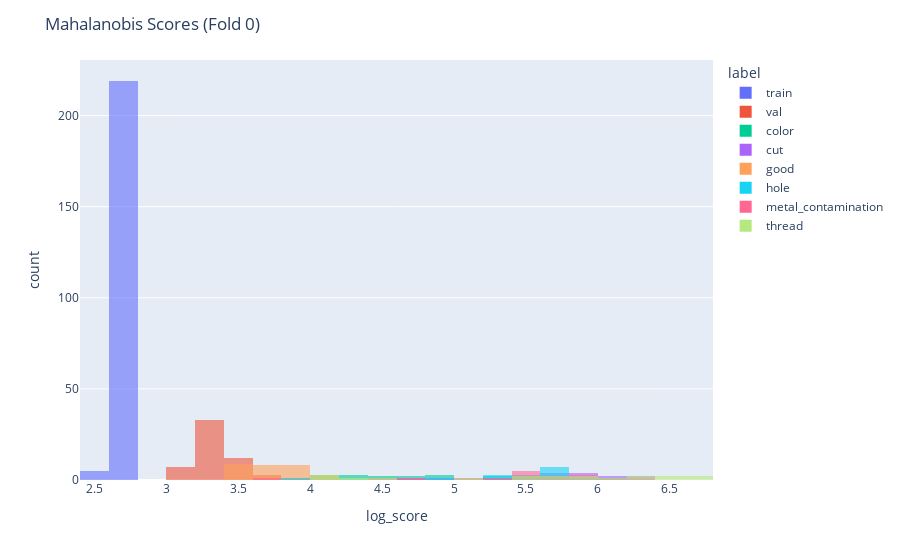
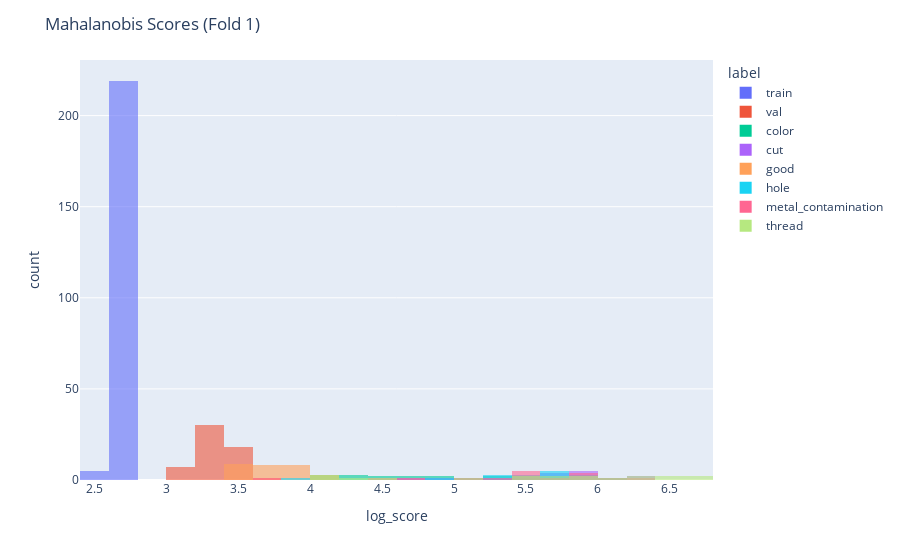
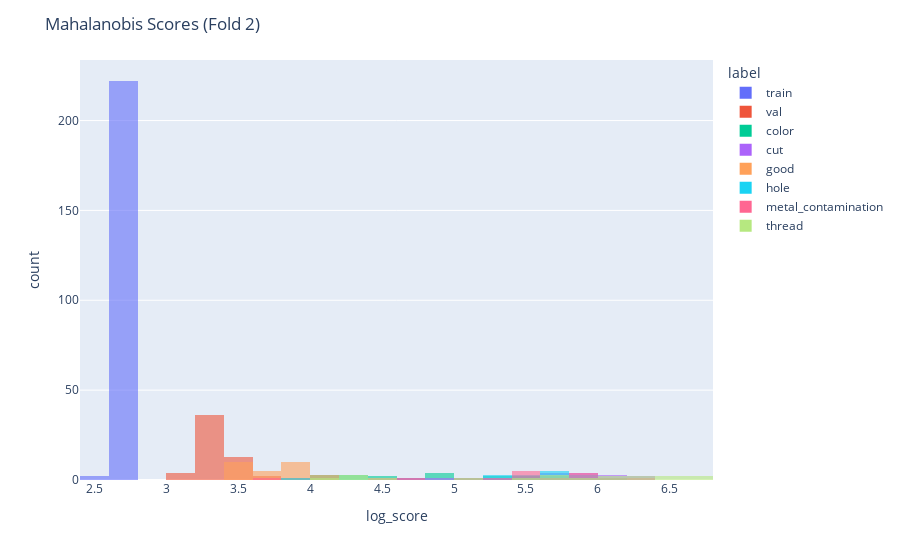
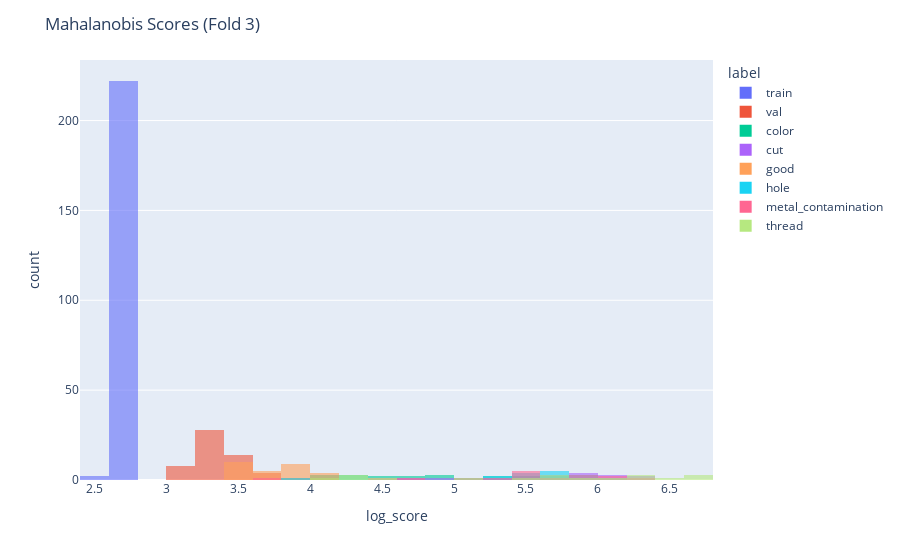

These figures' notebook cell, in order:
### Markdown cell above
#### マハラノビス距離ベースでの異常検知実験

### Code cell
# Example: Fit Mahalanobis model on the first CV fold's training data
# 各フォールドの結果を格納する辞書を初期化
all_results_MD = {}
for ifold, fold in enumerate(cv_folds):
    model_state = fit_mahalanobis(fold['train_loader'])
    scores_train = all_mahalanobis_scores(model_state, fold['train_loader'])
    scores_val = all_mahalanobis_scores(model_state, fold['val_loader'])
    scores_test = all_mahalanobis_scores(model_state, dev_test_loader)

    all_results_MD[ifold] = {
        "model_state": model_state,
        "scores_train": scores_train,
        "scores_val": scores_val,
        "scores_test": scores_test,
    }

    # ヒストグラム用の DataFrame を作成
    df_MD_for_hist = pd.DataFrame({
        "score": np.r_[scores_train.numpy(), scores_val.numpy(), scores_test.numpy()],
        "label": (["train"]*len(scores_train) + ["val"]*len(scores_val) + dev_test_loader.dataset.labels)
    })

    # スコアを対数変換
    df_MD_for_hist["log_score"] = np.log1p(df_MD_for_hist["score"])

    # ヒストグラムの描画
    fig = px.histogram(df_MD_for_hist, x="log_score", color="label",
                    nbins=30,  # 共通のビン数
                    histnorm=None,  # 形比較なら "probability density"
                    opacity=0.6)
    fig.update_layout(barmode="overlay", title=f"Mahalanobis Scores (Fold {ifold})")
    fig.show()

### Figure 1 — Plotly figure (JSON) as saved in the notebook; plotly's stock layout.template omitted (floating-point values rounded to 4 significant figures; data arrays with more than 128 entries replaced by an {"elided": "..."} marker saying what was removed)
{"data": [{"bingroup": "x", "hovertemplate": "label=train<br>log_score=%{x}<br>count=%{y}<extra></extra>", "legendgroup": "train", "marker": {"color": "#636efa", "opacity": 0.6, "pattern": {"shape": ""}}, "name": "train", "nbinsx": 30, "orientation": "v", "showlegend": true, "type": "histogram", "x": {"elided": "224 float values"}, "xaxis": "x", "yaxis": "y"}, {"bingroup": "x", "hovertemplate": "label=val<br>log_score=%{x}<br>count=%{y}<extra></extra>", "legendgroup": "val", "marker": {"color": "#EF553B", "opacity": 0.6, "pattern": {"shape": ""}}, "name": "val", "nbinsx": 30, "orientation": "v", "showlegend": true, "type": "histogram", "x": [3.246, 3.465, 3.244, 3.264, 3.219, 3.257, 3.152, 3.422, 3.316, 3.414, 3.149, 3.812, 3.626, 3.315, 3.434, 3.378, 3.18, 3.215, 3.307, 3.279, 3.355, 3.218, 3.525, 3.371, 3.31, 3.252, 3.249, 3.394, 3.34, 3.364, 3.326, 3.261, 3.506, 3.202, 3.186, 3.419, 3.407, 3.382, 3.693, 3.236, 3.598, 3.289, 3.305, 3.154, 3.308, 3.319, 3.264, 3.55, 3.654, 3.557, 3.246, 3.331, 3.241, 3.469, 3.154, 3.197], "xaxis": "x", "yaxis": "y"}, {"bingroup": "x", "hovertemplate": "label=color<br>log_score=%{x}<br>count=%{y}<extra></extra>", "legendgroup": "color", "marker": {"color": "#00cc96", "opacity": 0.6, "pattern": {"shape": ""}}, "name": "color", "nbinsx": 30, "orientation": "v", "showlegend": true, "type": "histogram", "x": [5.73, 4.68, 4.113, 4.278, 4.959, 4.29, 4.052, 4.913, 5.638, 4.177, 4.455, 5.364, 5.569, 5.531, 4.233, 5.322, 4.478, 4.838, 4.762], "xaxis": "x", "yaxis": "y"}, {"bingroup": "x", "hovertemplate": "label=cut<br>log_score=%{x}<br>count=%{y}<extra></extra>", "legendgroup": "cut", "marker": {"color": "#ab63fa", "opacity": 0.6, "pattern": {"shape": ""}}, "name": "cut", "nbinsx": 30, "orientation": "v", "showlegend": true, "type": "histogram", "x": [5.993, 5.713, 6.001, 5.867, 4.645, 5.577, 5.845, 5.158, 4.939, 5.788, 5.672, 6.271, 6.136, 5.947, 5.686, 6.217, 5.264], "xaxis": "x", "yaxis": "y"}, {"bingroup": "x", "hovertemplate": "label=good<br>log_score=%{x}<br>count=%{y}<extra></extra>", "legendgroup": "good", "marker": {"color": "#FFA15A", "opacity": 0.6, "pattern": {"shape": ""}}, "name": "good", "nbinsx": 30, "orientation": "v", "showlegend": true, "type": "histogram", "x": [3.54, 3.449, 3.81, 3.837, 3.785, 3.903, 3.898, 3.869, 4.093, 3.787, 3.619, 3.476, 3.941, 3.921, 3.954, 4.018, 3.651, 3.54, 3.683, 4.002, 3.535, 3.635, 3.562, 3.615, 3.547, 3.452, 3.566, 3.681], "xaxis": "x", "yaxis": "y"}, {"bingroup": "x", "hovertemplate": "label=hole<br>log_score=%{x}<br>count=%{y}<extra></extra>", "legendgroup": "hole", "marker": {"color": "#19d3f3", "opacity": 0.6, "pattern": {"shape": ""}}, "name": "hole", "nbinsx": 30, "orientation": "v", "showlegend": true, "type": "histogram", "x": [5.655, 3.864, 5.316, 5.741, 5.549, 5.353, 5.763, 6.005, 5.904, 5.511, 5.604, 5.644, 5.43, 5.793, 5.794, 5.229, 4.963], "xaxis": "x", "yaxis": "y"}, {"bingroup": "x", "hovertemplate": "label=metal_contamination<br>log_score=%{x}<br>count=%{y}<extra></extra>", "legendgroup": "metal_contamination", "marker": {"color": "#FF6692", "opacity": 0.6, "pattern": {"shape": ""}}, "name": "metal_contamination", "nbinsx": 30, "orientation": "v", "showlegend": true, "type": "histogram", "x": [3.72, 4.41, 5.417, 5.758, 5.502, 6.052, 5.975, 6.365, 5.915, 5.32, 5.793, 5.424, 5.92, 5.513, 4.643, 5.55, 5.013], "xaxis": "x", "yaxis": "y"}, {"bingroup": "x", "hovertemplate": "label=thread<br>log_score=%{x}<br>count=%{y}<extra></extra>", "legendgroup": "thread", "marker": {"color": "#B6E880", "opacity": 0.6, "pattern": {"shape": ""}}, "name": "thread", "nbinsx": 30, "orientation": "v", "showlegend": true, "type": "histogram", "x": [5.99, 4.18, 5.598, 5.064, 5.748, 6.725, 6.708, 6.359, 6.316, 4.236, 6.179, 5.416, 5.616, 6.58, 4.563, 4.076, 5.848, 6.52, 4.199], "xaxis": "x", "yaxis": "y"}], "layout": {"barmode": "overlay", "legend": {"title": {"text": "label"}, "tracegroupgap": 0}, "margin": {"t": 60}, "title": {"text": "Mahalanobis Scores (Fold 0)"}, "xaxis": {"anchor": "y", "domain": [0, 1], "title": {"text": "log_score"}}, "yaxis": {"anchor": "x", "domain": [0, 1], "title": {"text": "count"}}}}

### Figure 2 — Plotly figure (JSON) as saved in the notebook; plotly's stock layout.template omitted (floating-point values rounded to 4 significant figures; data arrays with more than 128 entries replaced by an {"elided": "..."} marker saying what was removed)
{"data": [{"bingroup": "x", "hovertemplate": "label=train<br>log_score=%{x}<br>count=%{y}<extra></extra>", "legendgroup": "train", "marker": {"color": "#636efa", "opacity": 0.6, "pattern": {"shape": ""}}, "name": "train", "nbinsx": 30, "orientation": "v", "showlegend": true, "type": "histogram", "x": {"elided": "224 float values"}, "xaxis": "x", "yaxis": "y"}, {"bingroup": "x", "hovertemplate": "label=val<br>log_score=%{x}<br>count=%{y}<extra></extra>", "legendgroup": "val", "marker": {"color": "#EF553B", "opacity": 0.6, "pattern": {"shape": ""}}, "name": "val", "nbinsx": 30, "orientation": "v", "showlegend": true, "type": "histogram", "x": [3.222, 3.282, 3.415, 3.43, 3.257, 3.449, 3.348, 3.355, 3.375, 3.366, 3.325, 3.303, 3.492, 3.374, 3.354, 3.162, 3.574, 3.219, 3.282, 3.286, 3.126, 3.18, 3.607, 3.466, 3.251, 3.186, 3.398, 3.125, 3.433, 3.435, 3.361, 3.196, 3.22, 3.442, 3.258, 3.404, 3.387, 3.443, 3.409, 3.244, 3.488, 3.432, 3.329, 3.395, 3.442, 3.316, 3.274, 3.335, 3.38, 3.436, 3.479, 3.595, 3.399, 3.099, 3.235, 3.337], "xaxis": "x", "yaxis": "y"}, {"bingroup": "x", "hovertemplate": "label=color<br>log_score=%{x}<br>count=%{y}<extra></extra>", "legendgroup": "color", "marker": {"color": "#00cc96", "opacity": 0.6, "pattern": {"shape": ""}}, "name": "color", "nbinsx": 30, "orientation": "v", "showlegend": true, "type": "histogram", "x": [5.755, 4.693, 4.155, 4.305, 5.01, 4.292, 4.061, 4.956, 5.652, 4.198, 4.479, 5.362, 5.571, 5.54, 4.205, 5.341, 4.469, 4.853, 4.8], "xaxis": "x", "yaxis": "y"}, {"bingroup": "x", "hovertemplate": "label=cut<br>log_score=%{x}<br>count=%{y}<extra></extra>", "legendgroup": "cut", "marker": {"color": "#ab63fa", "opacity": 0.6, "pattern": {"shape": ""}}, "name": "cut", "nbinsx": 30, "orientation": "v", "showlegend": true, "type": "histogram", "x": [5.994, 5.722, 5.991, 5.867, 4.644, 5.572, 5.843, 5.163, 4.944, 5.789, 5.669, 6.268, 6.137, 5.954, 5.69, 6.223, 5.268], "xaxis": "x", "yaxis": "y"}, {"bingroup": "x", "hovertemplate": "label=good<br>log_score=%{x}<br>count=%{y}<extra></extra>", "legendgroup": "good", "marker": {"color": "#FFA15A", "opacity": 0.6, "pattern": {"shape": ""}}, "name": "good", "nbinsx": 30, "orientation": "v", "showlegend": true, "type": "histogram", "x": [3.485, 3.488, 3.789, 3.83, 3.796, 3.902, 3.905, 3.868, 4.108, 3.817, 3.607, 3.449, 3.957, 3.928, 3.936, 4.025, 3.685, 3.545, 3.706, 4.021, 3.548, 3.674, 3.591, 3.642, 3.513, 3.474, 3.526, 3.695], "xaxis": "x", "yaxis": "y"}, {"bingroup": "x", "hovertemplate": "label=hole<br>log_score=%{x}<br>count=%{y}<extra></extra>", "legendgroup": "hole", "marker": {"color": "#19d3f3", "opacity": 0.6, "pattern": {"shape": ""}}, "name": "hole", "nbinsx": 30, "orientation": "v", "showlegend": true, "type": "histogram", "x": [5.695, 3.844, 5.316, 5.758, 5.574, 5.368, 5.771, 6.038, 5.912, 5.504, 5.642, 5.674, 5.441, 5.823, 5.813, 5.263, 4.978], "xaxis": "x", "yaxis": "y"}, {"bingroup": "x", "hovertemplate": "label=metal_contamination<br>log_score=%{x}<br>count=%{y}<extra></extra>", "legendgroup": "metal_contamination", "marker": {"color": "#FF6692", "opacity": 0.6, "pattern": {"shape": ""}}, "name": "metal_contamination", "nbinsx": 30, "orientation": "v", "showlegend": true, "type": "histogram", "x": [3.731, 4.417, 5.417, 5.753, 5.521, 6.046, 5.97, 6.358, 5.911, 5.319, 5.801, 5.408, 5.916, 5.513, 4.653, 5.542, 5.024], "xaxis": "x", "yaxis": "y"}, {"bingroup": "x", "hovertemplate": "label=thread<br>log_score=%{x}<br>count=%{y}<extra></extra>", "legendgroup": "thread", "marker": {"color": "#B6E880", "opacity": 0.6, "pattern": {"shape": ""}}, "name": "thread", "nbinsx": 30, "orientation": "v", "showlegend": true, "type": "histogram", "x": [5.99, 4.199, 5.599, 5.057, 5.743, 6.72, 6.707, 6.361, 6.311, 4.238, 6.182, 5.422, 5.637, 6.579, 4.554, 4.039, 5.85, 6.519, 4.196], "xaxis": "x", "yaxis": "y"}], "layout": {"barmode": "overlay", "legend": {"title": {"text": "label"}, "tracegroupgap": 0}, "margin": {"t": 60}, "title": {"text": "Mahalanobis Scores (Fold 1)"}, "xaxis": {"anchor": "y", "domain": [0, 1], "title": {"text": "log_score"}}, "yaxis": {"anchor": "x", "domain": [0, 1], "title": {"text": "count"}}}}

### Figure 3 — Plotly figure (JSON) as saved in the notebook; plotly's stock layout.template omitted (floating-point values rounded to 4 significant figures; data arrays with more than 128 entries replaced by an {"elided": "..."} marker saying what was removed)
{"data": [{"bingroup": "x", "hovertemplate": "label=train<br>log_score=%{x}<br>count=%{y}<extra></extra>", "legendgroup": "train", "marker": {"color": "#636efa", "opacity": 0.6, "pattern": {"shape": ""}}, "name": "train", "nbinsx": 30, "orientation": "v", "showlegend": true, "type": "histogram", "x": {"elided": "224 float values"}, "xaxis": "x", "yaxis": "y"}, {"bingroup": "x", "hovertemplate": "label=val<br>log_score=%{x}<br>count=%{y}<extra></extra>", "legendgroup": "val", "marker": {"color": "#EF553B", "opacity": 0.6, "pattern": {"shape": ""}}, "name": "val", "nbinsx": 30, "orientation": "v", "showlegend": true, "type": "histogram", "x": [3.338, 3.362, 3.251, 3.222, 3.397, 3.114, 3.346, 3.575, 3.276, 3.288, 3.309, 3.302, 3.184, 3.332, 3.265, 3.202, 3.269, 3.919, 3.282, 3.365, 3.269, 3.272, 3.256, 3.341, 3.362, 3.408, 3.389, 3.322, 3.095, 3.427, 3.734, 3.636, 3.376, 3.249, 3.26, 3.328, 3.414, 3.469, 3.309, 3.428, 3.373, 3.374, 3.385, 3.311, 3.448, 3.246, 3.571, 3.347, 3.574, 3.407, 3.139, 3.252, 3.495, 3.483, 3.38, 3.537], "xaxis": "x", "yaxis": "y"}, {"bingroup": "x", "hovertemplate": "label=color<br>log_score=%{x}<br>count=%{y}<extra></extra>", "legendgroup": "color", "marker": {"color": "#00cc96", "opacity": 0.6, "pattern": {"shape": ""}}, "name": "color", "nbinsx": 30, "orientation": "v", "showlegend": true, "type": "histogram", "x": [5.754, 4.691, 4.14, 4.296, 4.982, 4.326, 4.046, 4.956, 5.657, 4.189, 4.495, 5.388, 5.585, 5.552, 4.211, 5.374, 4.48, 4.852, 4.804], "xaxis": "x", "yaxis": "y"}, {"bingroup": "x", "hovertemplate": "label=cut<br>log_score=%{x}<br>count=%{y}<extra></extra>", "legendgroup": "cut", "marker": {"color": "#ab63fa", "opacity": 0.6, "pattern": {"shape": ""}}, "name": "cut", "nbinsx": 30, "orientation": "v", "showlegend": true, "type": "histogram", "x": [6.019, 5.756, 6.027, 5.899, 4.675, 5.607, 5.874, 5.192, 4.972, 5.803, 5.711, 6.29, 6.157, 5.969, 5.703, 6.242, 5.301], "xaxis": "x", "yaxis": "y"}, {"bingroup": "x", "hovertemplate": "label=good<br>log_score=%{x}<br>count=%{y}<extra></extra>", "legendgroup": "good", "marker": {"color": "#FFA15A", "opacity": 0.6, "pattern": {"shape": ""}}, "name": "good", "nbinsx": 30, "orientation": "v", "showlegend": true, "type": "histogram", "x": [3.543, 3.498, 3.814, 3.853, 3.809, 3.913, 3.912, 3.885, 4.103, 3.835, 3.609, 3.434, 3.948, 3.954, 3.979, 4.052, 3.62, 3.547, 3.714, 4.032, 3.508, 3.676, 3.596, 3.597, 3.55, 3.446, 3.504, 3.684], "xaxis": "x", "yaxis": "y"}, {"bingroup": "x", "hovertemplate": "label=hole<br>log_score=%{x}<br>count=%{y}<extra></extra>", "legendgroup": "hole", "marker": {"color": "#19d3f3", "opacity": 0.6, "pattern": {"shape": ""}}, "name": "hole", "nbinsx": 30, "orientation": "v", "showlegend": true, "type": "histogram", "x": [5.691, 3.858, 5.357, 5.772, 5.584, 5.382, 5.791, 6.032, 5.931, 5.521, 5.633, 5.67, 5.46, 5.819, 5.828, 5.256, 5.007], "xaxis": "x", "yaxis": "y"}, {"bingroup": "x", "hovertemplate": "label=metal_contamination<br>log_score=%{x}<br>count=%{y}<extra></extra>", "legendgroup": "metal_contamination", "marker": {"color": "#FF6692", "opacity": 0.6, "pattern": {"shape": ""}}, "name": "metal_contamination", "nbinsx": 30, "orientation": "v", "showlegend": true, "type": "histogram", "x": [3.723, 4.414, 5.443, 5.777, 5.542, 6.066, 5.991, 6.383, 5.939, 5.348, 5.822, 5.447, 5.934, 5.537, 4.66, 5.58, 5.057], "xaxis": "x", "yaxis": "y"}, {"bingroup": "x", "hovertemplate": "label=thread<br>log_score=%{x}<br>count=%{y}<extra></extra>", "legendgroup": "thread", "marker": {"color": "#B6E880", "opacity": 0.6, "pattern": {"shape": ""}}, "name": "thread", "nbinsx": 30, "orientation": "v", "showlegend": true, "type": "histogram", "x": [6.018, 4.215, 5.634, 5.082, 5.765, 6.737, 6.72, 6.368, 6.341, 4.244, 6.194, 5.428, 5.645, 6.597, 4.578, 4.08, 5.862, 6.536, 4.221], "xaxis": "x", "yaxis": "y"}], "layout": {"barmode": "overlay", "legend": {"title": {"text": "label"}, "tracegroupgap": 0}, "margin": {"t": 60}, "title": {"text": "Mahalanobis Scores (Fold 2)"}, "xaxis": {"anchor": "y", "domain": [0, 1], "title": {"text": "log_score"}}, "yaxis": {"anchor": "x", "domain": [0, 1], "title": {"text": "count"}}}}

### Figure 4 — Plotly figure (JSON) as saved in the notebook; plotly's stock layout.template omitted (floating-point values rounded to 4 significant figures; data arrays with more than 128 entries replaced by an {"elided": "..."} marker saying what was removed)
{"data": [{"bingroup": "x", "hovertemplate": "label=train<br>log_score=%{x}<br>count=%{y}<extra></extra>", "legendgroup": "train", "marker": {"color": "#636efa", "opacity": 0.6, "pattern": {"shape": ""}}, "name": "train", "nbinsx": 30, "orientation": "v", "showlegend": true, "type": "histogram", "x": {"elided": "224 float values"}, "xaxis": "x", "yaxis": "y"}, {"bingroup": "x", "hovertemplate": "label=val<br>log_score=%{x}<br>count=%{y}<extra></extra>", "legendgroup": "val", "marker": {"color": "#EF553B", "opacity": 0.6, "pattern": {"shape": ""}}, "name": "val", "nbinsx": 30, "orientation": "v", "showlegend": true, "type": "histogram", "x": [3.677, 3.716, 3.259, 3.168, 3.466, 3.435, 3.446, 3.405, 3.401, 3.285, 3.543, 3.669, 3.38, 3.416, 3.159, 3.195, 3.538, 3.591, 3.354, 3.126, 3.358, 3.241, 3.055, 3.397, 4.085, 3.335, 3.207, 3.389, 3.168, 3.208, 3.295, 3.4, 3.385, 3.179, 3.464, 3.3, 3.352, 3.207, 3.346, 3.419, 3.242, 3.377, 3.296, 3.416, 3.343, 3.454, 3.276, 3.196, 3.829, 3.282, 3.343, 3.401, 3.634, 3.299, 3.296, 3.336], "xaxis": "x", "yaxis": "y"}, {"bingroup": "x", "hovertemplate": "label=color<br>log_score=%{x}<br>count=%{y}<extra></extra>", "legendgroup": "color", "marker": {"color": "#00cc96", "opacity": 0.6, "pattern": {"shape": ""}}, "name": "color", "nbinsx": 30, "orientation": "v", "showlegend": true, "type": "histogram", "x": [5.759, 4.693, 4.143, 4.301, 4.982, 4.316, 4.045, 4.955, 5.663, 4.189, 4.48, 5.387, 5.585, 5.552, 4.233, 5.355, 4.48, 4.846, 4.783], "xaxis": "x", "yaxis": "y"}, {"bingroup": "x", "hovertemplate": "label=cut<br>log_score=%{x}<br>count=%{y}<extra></extra>", "legendgroup": "cut", "marker": {"color": "#ab63fa", "opacity": 0.6, "pattern": {"shape": ""}}, "name": "cut", "nbinsx": 30, "orientation": "v", "showlegend": true, "type": "histogram", "x": [6.013, 5.736, 6.027, 5.898, 4.678, 5.598, 5.882, 5.19, 4.981, 5.812, 5.702, 6.293, 6.158, 5.98, 5.707, 6.237, 5.31], "xaxis": "x", "yaxis": "y"}, {"bingroup": "x", "hovertemplate": "label=good<br>log_score=%{x}<br>count=%{y}<extra></extra>", "legendgroup": "good", "marker": {"color": "#FFA15A", "opacity": 0.6, "pattern": {"shape": ""}}, "name": "good", "nbinsx": 30, "orientation": "v", "showlegend": true, "type": "histogram", "x": [3.545, 3.443, 3.825, 3.855, 3.818, 3.922, 3.901, 3.881, 4.082, 3.865, 3.628, 3.46, 3.957, 3.953, 4.028, 4.037, 3.66, 3.53, 3.702, 4.025, 3.536, 3.688, 3.594, 3.582, 3.542, 3.51, 3.533, 3.733], "xaxis": "x", "yaxis": "y"}, {"bingroup": "x", "hovertemplate": "label=hole<br>log_score=%{x}<br>count=%{y}<extra></extra>", "legendgroup": "hole", "marker": {"color": "#19d3f3", "opacity": 0.6, "pattern": {"shape": ""}}, "name": "hole", "nbinsx": 30, "orientation": "v", "showlegend": true, "type": "histogram", "x": [5.7, 3.837, 5.359, 5.778, 5.595, 5.402, 5.798, 6.043, 5.939, 5.538, 5.643, 5.685, 5.471, 5.837, 5.831, 5.293, 5.028], "xaxis": "x", "yaxis": "y"}, {"bingroup": "x", "hovertemplate": "label=metal_contamination<br>log_score=%{x}<br>count=%{y}<extra></extra>", "legendgroup": "metal_contamination", "marker": {"color": "#FF6692", "opacity": 0.6, "pattern": {"shape": ""}}, "name": "metal_contamination", "nbinsx": 30, "orientation": "v", "showlegend": true, "type": "histogram", "x": [3.737, 4.441, 5.443, 5.784, 5.547, 6.078, 6.007, 6.389, 5.944, 5.354, 5.831, 5.444, 5.95, 5.559, 4.687, 5.59, 5.066], "xaxis": "x", "yaxis": "y"}, {"bingroup": "x", "hovertemplate": "label=thread<br>log_score=%{x}<br>count=%{y}<extra></extra>", "legendgroup": "thread", "marker": {"color": "#B6E880", "opacity": 0.6, "pattern": {"shape": ""}}, "name": "thread", "nbinsx": 30, "orientation": "v", "showlegend": true, "type": "histogram", "x": [6.023, 4.213, 5.632, 5.085, 5.775, 6.756, 6.735, 6.385, 6.341, 4.254, 6.204, 5.445, 5.649, 6.611, 4.575, 4.058, 5.848, 6.548, 4.21], "xaxis": "x", "yaxis": "y"}], "layout": {"barmode": "overlay", "legend": {"title": {"text": "label"}, "tracegroupgap": 0}, "margin": {"t": 60}, "title": {"text": "Mahalanobis Scores (Fold 3)"}, "xaxis": {"anchor": "y", "domain": [0, 1], "title": {"text": "log_score"}}, "yaxis": {"anchor": "x", "domain": [0, 1], "title": {"text": "count"}}}}
